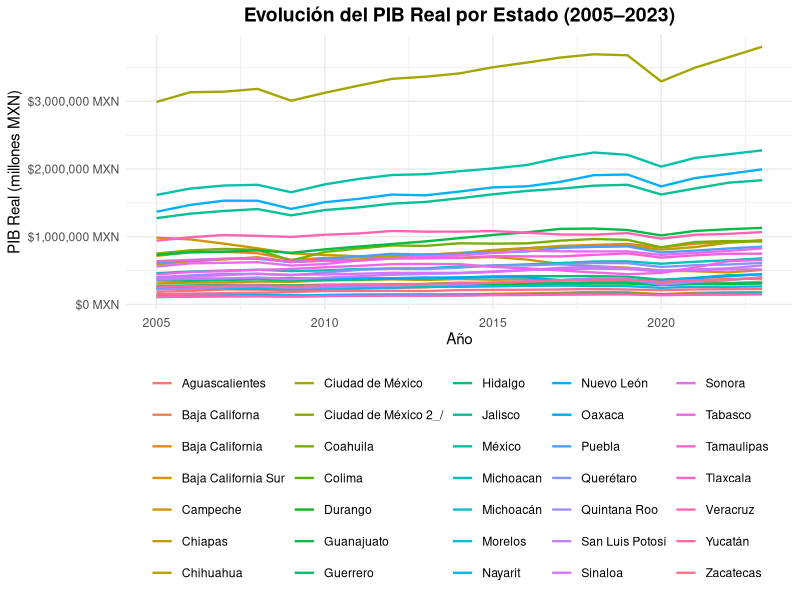
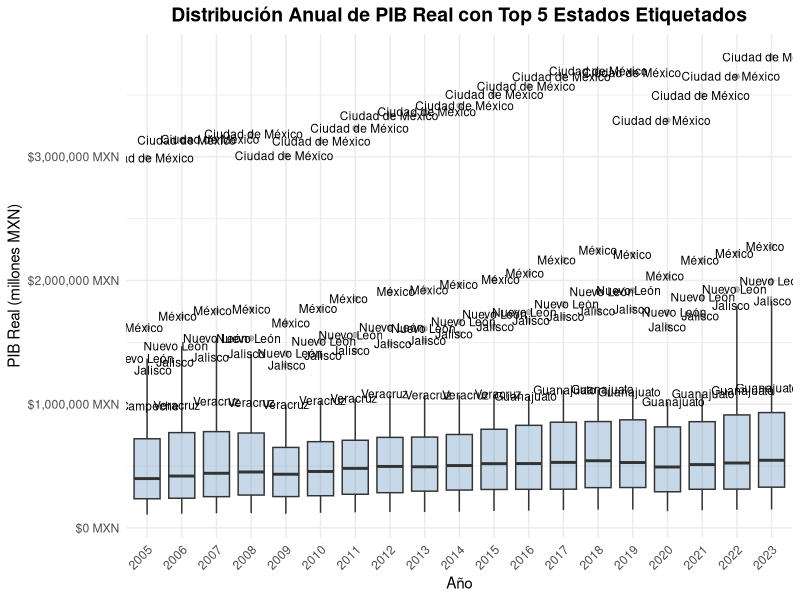
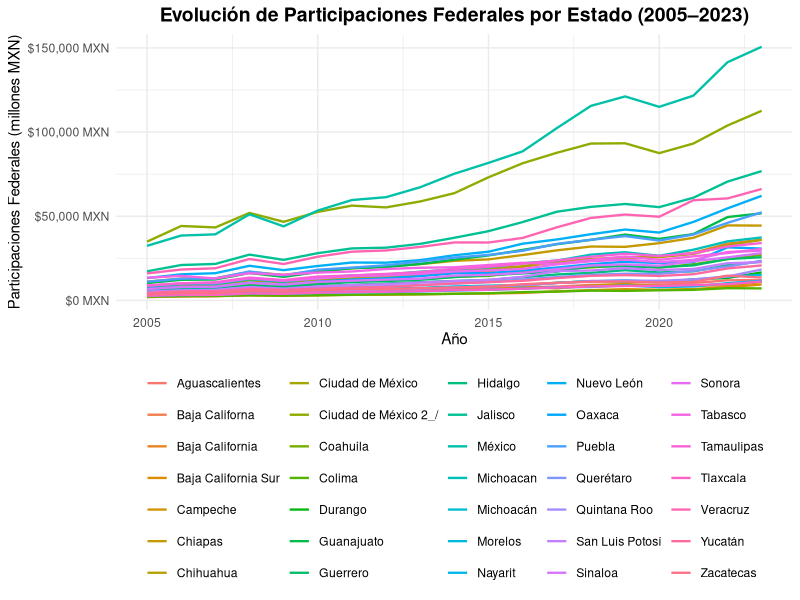
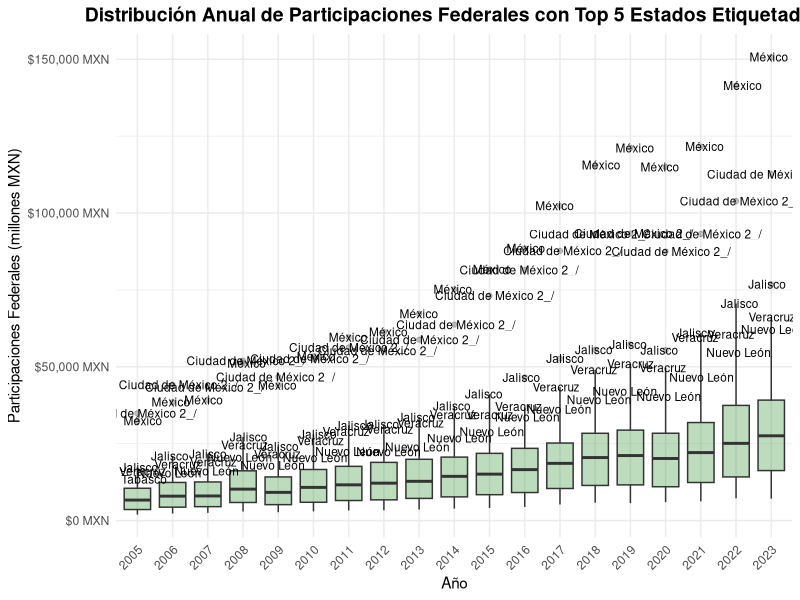
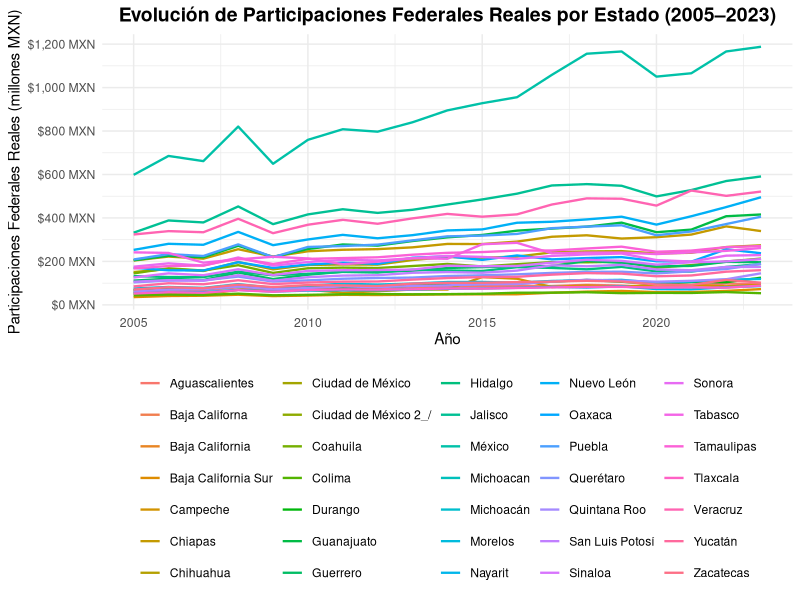
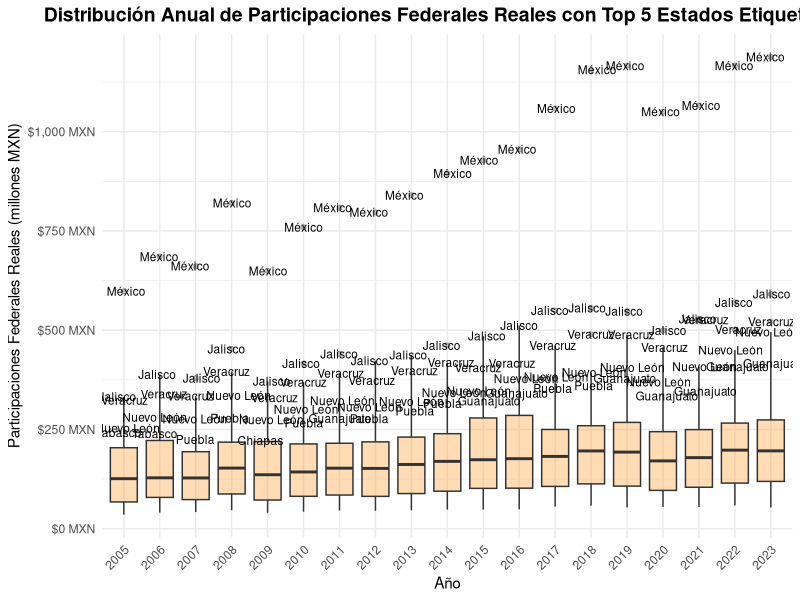
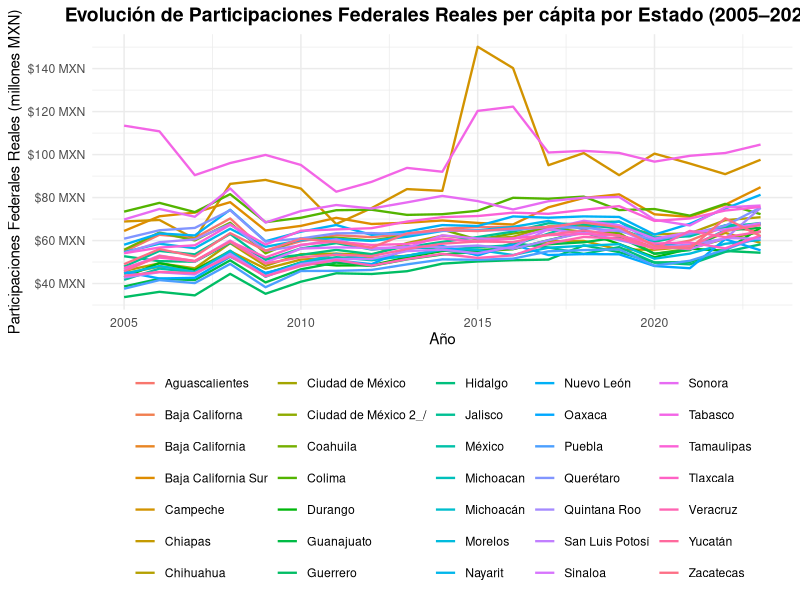
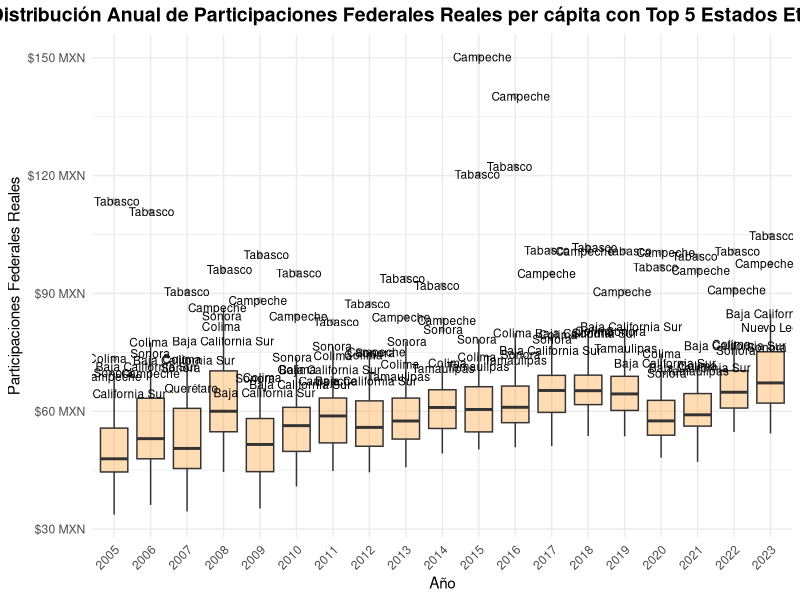

These figures' R source, in order:
library(tidyverse)
library(scales)
library(readxl)
library(lmerTest)
library(skimr)

# Leer datos desde Excel y quitar primera fila de encabezados duplicados
gdp      <- read_xlsx("PIB real 2005-2023.xlsx", sheet = 1, range = "A2:T35")[-1, ]
gdp_mp   <- read_xlsx("PIB real 2005-2023.xlsx", sheet = 3, range = "A2:T35")[-1, ]
gov      <- read_xlsx("Participaciones federales 2005-2023.xlsx", sheet = 1, range = "A3:T36")[-1, ]
deflator <- read_xlsx("Participaciones federales 2005-2023.xlsx", sheet = 2, range = "A5:T38")[-1, ]
pop      <- read_xlsx("Participaciones federales 2005-2023.xlsx", sheet = 4, range = "A3:T36")[-1, ]

# Lista nombrada de data.frames
df_list <- list(
  gdp      = gdp,
  gdp_mp   = gdp_mp,
  gov      = gov,
  deflator = deflator,
  pop      = pop
)

# Función: renombra primera columna a "Estado" y pivotea a formato long
long <- function(df, value_name) {
  old_first <- names(df)[1]
  if (old_first != "Estado") {
    df <- df %>% rename(Estado = !!sym(old_first))
  }
  df %>%
    pivot_longer(
      cols      = -Estado,
      names_to  = "year",
      values_to = value_name
    ) %>%
    mutate(year = as.integer(year))
}

# Aplicar pivot para cada data.frame usando su nombre como columna de valores
long_list <- Map(long, df_list, names(df_list))

# Combinar con full_join por "Estado" y "year"
df <- reduce(long_list, full_join, by = c("Estado", "year")) %>% 
    mutate(
        gov_real = gov / deflator,
        govpc = gov_real / pop * 1000000,
        gdppc = gdp / pop * 1000000,
        gdppc_mp = gdp_mp / pop * 1000000
    )

# Revisar resultado
head(df)

# Estadísticas descriptivas de los datos
skim(df)

# Evolución del PIB Real por Estado (líneas)
ggplot(df, aes(x = year, y = gdp, color = Estado)) +
  geom_line(size = 0.8) +
  labs(
    title = "Evolución del PIB Real por Estado (2005–2023)",
    x     = "Año",
    y     = "PIB Real (millones MXN)"
  ) +
  scale_y_continuous(
    labels = scales::label_comma(prefix = "$", suffix = " MXN"),
    breaks = scales::pretty_breaks(n = 5)
  ) +
  theme_minimal() +
  theme(
    legend.position   = "bottom",
    legend.title      = element_blank(),
    axis.text.x       = element_text(angle = 0, vjust = 0.5),
    plot.title        = element_text(face = "bold", size = 14, hjust = 0.5)
  )
ggsave("gdp.png", width = 8, height = 6, dpi = 300)

# Boxplot de distribución anual de PIB Real,
# con etiquetas de los 5 estados con mayor PIB cada año
bs_gdp <- df %>%
  group_by(year) %>%
  slice_max(gdp, n = 5) %>%
  ungroup()

ggplot(df, aes(x = factor(year), y = gdp, group = year)) +
  geom_boxplot(fill = "steelblue", alpha = 0.3) +
  geom_text(
    data     = bs_gdp,
    aes(label = Estado),
    position = position_jitter(width = 0.2, height = 0),
    size     = 3,
    color    = "black"
  ) +
  labs(
    title = "Distribución Anual de PIB Real con Top 5 Estados Etiquetados",
    x     = "Año",
    y     = "PIB Real (millones MXN)"
  ) +
  scale_y_continuous(labels = scales::label_comma(prefix = "$", suffix = " MXN")) +
  theme_minimal() +
  theme(
    axis.text.x  = element_text(angle = 45, hjust = 1),
    plot.title   = element_text(face = "bold", size = 14, hjust = 0.5),
    legend.position = "none"
  )
ggsave("box-gdp.png", width = 8, height = 6, dpi = 300)


# Evolución de Participaciones Federales por Estado (líneas)
ggplot(df, aes(x = year, y = gov, color = Estado)) +
  geom_line(size = 0.8) +
  labs(
    title = "Evolución de Participaciones Federales por Estado (2005–2023)",
    x     = "Año",
    y     = "Participaciones Federales (millones MXN)"
  ) +
  scale_y_continuous(
    labels = scales::label_comma(prefix = "$", suffix = " MXN"),
    breaks = scales::pretty_breaks(n = 5)
  ) +
  theme_minimal() +
  theme(
    legend.position   = "bottom",
    legend.title      = element_blank(),
    axis.text.x       = element_text(angle = 0, vjust = 0.5),
    plot.title        = element_text(face = "bold", size = 14, hjust = 0.5)
  )
ggsave("gov.png", width = 8, height = 6, dpi = 300)


# Boxplot de distribución anual de Participaciones Federales,
# con etiquetas de los 5 estados con mayor valor cada año
bs_gov <- df %>%
  group_by(year) %>%
  slice_max(order_by = gov, n = 5) %>%
  ungroup()

ggplot(df, aes(x = factor(year), y = gov, group = year)) +
  geom_boxplot(fill = "forestgreen", alpha = 0.3) +
  geom_text(
    data     = bs_gov,
    aes(label = Estado),
    position = position_jitter(width = 0.2, height = 0),
    size     = 3,
    color    = "black"
  ) +
  labs(
    title = "Distribución Anual de Participaciones Federales con Top 5 Estados Etiquetados",
    x     = "Año",
    y     = "Participaciones Federales (millones MXN)"
  ) +
  scale_y_continuous(labels = scales::label_comma(prefix = "$", suffix = " MXN")) +
  theme_minimal() +
  theme(
    axis.text.x  = element_text(angle = 45, hjust = 1),
    plot.title   = element_text(face = "bold", size = 14, hjust = 0.5),
    legend.position = "none"
  )
ggsave("box-gov.png", width = 8, height = 6, dpi = 300)


# Evolución de Participaciones Federales Reales (líneas)
ggplot(df, aes(x = year, y = gov_real, color = Estado)) +
  geom_line(size = 0.8) +
  labs(
    title = "Evolución de Participaciones Federales Reales por Estado (2005–2023)",
    x     = "Año",
    y     = "Participaciones Federales Reales (millones MXN)"
  ) +
  scale_y_continuous(
    labels = scales::label_comma(prefix = "$", suffix = " MXN"),
    breaks = scales::pretty_breaks(n = 5)
  ) +
  theme_minimal() +
  theme(
    legend.position   = "bottom",
    legend.title      = element_blank(),
    axis.text.x       = element_text(angle = 0, vjust = 0.5),
    plot.title        = element_text(face = "bold", size = 14, hjust = 0.5)
  )
ggsave("gov-real.png", width = 8, height = 6, dpi = 300)


# Boxplot de distribución anual de Participaciones Federales Reales,
# con etiquetas de los 5 estados con mayor valor cada año
bs_gov_real <- df %>%
  group_by(year) %>%
  slice_max(order_by = gov_real, n = 5) %>%
  ungroup()

ggplot(df, aes(x = factor(year), y = gov_real, group = year)) +
  geom_boxplot(fill = "darkorange", alpha = 0.3) +
  geom_text(
    data     = bs_gov_real,
    aes(label = Estado),
    position = position_jitter(width = 0.2, height = 0),
    size     = 3,
    color    = "black"
  ) +
  labs(
    title = "Distribución Anual de Participaciones Federales Reales con Top 5 Estados Etiquetados",
    x     = "Año",
    y     = "Participaciones Federales Reales (millones MXN)"
  ) +
  scale_y_continuous(labels = scales::label_comma(prefix = "$", suffix = " MXN")) +
  theme_minimal() +
  theme(
    axis.text.x  = element_text(angle = 45, hjust = 1),
    plot.title   = element_text(face = "bold", size = 14, hjust = 0.5),
    legend.position = "none"
  )
ggsave("box-gov-real.png", width = 8, height = 6, dpi = 300)


# Evolución de Participaciones Federales Reales per cápita (líneas)
ggplot(df, aes(x = year, y = govpc, color = Estado)) +
  geom_line(size = 0.8) +
  labs(
    title = "Evolución de Participaciones Federales Reales per cápita por Estado (2005–2023)",
    x     = "Año",
    y     = "Participaciones Federales Reales (millones MXN)"
  ) +
  scale_y_continuous(
    labels = scales::label_comma(prefix = "$", suffix = " MXN"),
    breaks = scales::pretty_breaks(n = 5)
  ) +
  theme_minimal() +
  theme(
    legend.position   = "bottom",
    legend.title      = element_blank(),
    axis.text.x       = element_text(angle = 0, vjust = 0.5),
    plot.title        = element_text(face = "bold", size = 14, hjust = 0.5)
  )
ggsave("govpc.png", width = 8, height = 6, dpi = 300)


# Boxplot de distribución anual de Participaciones Federales Reales per cápita,
# con etiquetas de los 5 estados con mayor valor cada año
bs_govpc <- df %>%
  group_by(year) %>%
  slice_max(order_by = govpc, n = 5) %>%
  ungroup()

ggplot(df, aes(x = factor(year), y = govpc, group = year)) +
  geom_boxplot(fill = "darkorange", alpha = 0.3) +
  geom_text(
    data     = bs_govpc,
    aes(label = Estado),
    position = position_jitter(width = 0.2, height = 0),
    size     = 3,
    color    = "black"
  ) +
  labs(
    title = "Distribución Anual de Participaciones Federales Reales per cápita con Top 5 Estados Etiquetados",
    x     = "Año",
    y     = "Participaciones Federales Reales"
  ) +
  scale_y_continuous(labels = scales::label_comma(prefix = "$", suffix = " MXN")) +
  theme_minimal() +
  theme(
    axis.text.x  = element_text(angle = 45, hjust = 1),
    plot.title   = element_text(face = "bold", size = 14, hjust = 0.5),
    legend.position = "none"
  )
ggsave("box-govpc.png", width = 8, height = 6, dpi = 300)

# Gráfico de la evolución de la población por Estado (2005–2023)
ggplot(df, aes(year, pop, color = Estado, label = Estado)) +
  geom_line(size = 0.8) +         # líneas de población a lo largo del tiempo
  geom_text() +                   # etiquetas con el nombre del Estado
  labs(
    title = "Evolución de la Población por Estado (2005–2023)",
    x     = "Año",
    y     = "Población"
  ) +
  scale_y_continuous(
    labels = scales::label_comma(),    # formato con separador de miles
    breaks = scales::pretty_breaks(n = 5)
  ) +
  theme_minimal() +
  theme(
    legend.position   = "bottom",      # leyenda abajo
    legend.title      = element_blank(),
    axis.text.x       = element_text(angle = 0, vjust = 0.5),
    plot.title        = element_text(face = "bold", size = 14, hjust = 0.5)
  )
ggsave("pop.png", width = 8, height = 6, dpi = 300)


# Cálculo de cambios logarítmicos anuales y acumulados de población
delta_pop <- df %>%
  group_by(Estado) %>%
  reframe(
    year,
    delta_pop = c(0, diff(log(pop))),   # diferencia logarítmica de población
    cum_pop   = cumsum(delta_pop)       # suma acumulada de los cambios
  )

# Gráfico de los cambios logarítmicos anuales por Estado
ggplot(delta_pop, aes(year, y = delta_pop, color = Estado, label = Estado)) +
  geom_line() +        # líneas de delta_pop a lo largo del tiempo
  geom_text() +        # etiquetas con el nombre del Estado
  theme_minimal()
ggsave("pop-growth.png", width = 8, height = 6, dpi = 300)

# Gráfico de los cambios logarítmicos acumulados por Estado
ggplot(delta_pop, aes(year, y = cum_pop, color = Estado, label = Estado)) +
  geom_line() +        # líneas de cum_pop a lo largo del tiempo
  geom_text() +        # etiquetas con el nombre del Estado
  theme_minimal()
ggsave("pop-growth-acc.png", width = 8, height = 6, dpi = 300)

# Modelo lineal simple de govpc en función de gdppc
lm(govpc ~ gdppc, data = df) %>%
  summary()            # resumen de los coeficientes y ajustes

# Modelo mixto con pendiente aleatoria de gdppc por Estado
re <- lmer(govpc ~ gdppc + (gdppc | Estado), data = df)
summary(re)            # resumen del modelo mixto

# Extracción de efectos aleatorios incluyendo varianza condicional
re_ranef <- ranef(re, condVar = TRUE)

# Recuperar el array de varianzas para el término gdppc
postVar_array <- attr(re_ranef$Estado, "postVar")

# Preparar data.frame con estimaciones y errores estándar por Estado
slope_df <- re_ranef$Estado %>%
  select(gdppc) %>%                      # solo la desviación de la pendiente
  rownames_to_column("area") %>%         # pasar fila a columna
  mutate(
    estimate  = gdppc + fixef(re)["gdppc"],  # pendiente total (BLUP + fijo)
    se        = sqrt(postVar_array[1,1, ]),  # error estándar = raíz de la varianza
    area_plot = fct_reorder(area, estimate)  # reordenar factores para la gráfica
  )

# Gráfico de las pendientes con sus intervalos de confianza al 95%
ggplot(slope_df, aes(x = estimate, y = area_plot)) +
  geom_point(size = 2) +                         # puntos de las estimaciones
  geom_errorbarh(                                # barras horizontales ±1.96·SE
    aes(xmin = estimate - 1.96*se,
        xmax = estimate + 1.96*se),
    height = 0.2
  ) +
  geom_vline(xintercept = 0, linetype = "dashed") +  # línea vertical en cero
  labs(
    x        = "Slope on gdppc (with 95% CI)",
    y        = "Estado",
    title    = "Estimated gdppc-slopes by Estado",
    subtitle = "Points = BLUPs; bars = ±1.96×SE"
  ) +
  scale_x_continuous(
    labels = scales::label_comma(),            # formato con separador de miles
    breaks = scales::breaks_pretty()
  ) +
  theme_minimal()
ggsave("slopes-states.png", width = 8, height = 6, dpi = 300)
